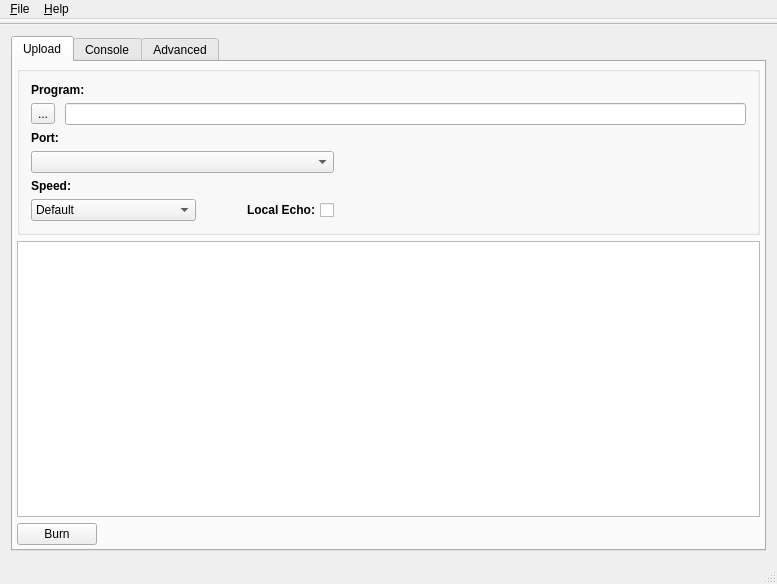
<?xml version="1.0" encoding="UTF-8"?>
<ui version="4.0">
 <class>dspicabootable</class>
 <widget class="QMainWindow" name="dspicabootable">
  <property name="geometry">
   <rect>
    <x>0</x>
    <y>0</y>
    <width>777</width>
    <height>584</height>
   </rect>
  </property>
  <property name="minimumSize">
   <size>
    <width>600</width>
    <height>0</height>
   </size>
  </property>
  <property name="font">
   <font>
    <family>Segoe UI</family>
   </font>
  </property>
  <property name="focusPolicy">
   <enum>Qt::ClickFocus</enum>
  </property>
  <property name="windowTitle">
   <string>dsPICaBootable</string>
  </property>
  <property name="windowIcon">
   <iconset resource="resources.qrc">
    <normaloff>:/icons/chip.png</normaloff>:/icons/chip.png</iconset>
  </property>
  <widget class="QWidget" name="centralWidget">
   <layout class="QVBoxLayout" name="verticalLayout">
    <item>
     <widget class="QTabWidget" name="tabWidget">
      <property name="currentIndex">
       <number>0</number>
      </property>
      <widget class="QWidget" name="tab_upload">
       <attribute name="title">
        <string>Upload</string>
       </attribute>
       <layout class="QVBoxLayout" name="verticalLayout_2">
        <property name="leftMargin">
         <number>4</number>
        </property>
        <property name="topMargin">
         <number>4</number>
        </property>
        <property name="rightMargin">
         <number>4</number>
        </property>
        <property name="bottomMargin">
         <number>4</number>
        </property>
        <item>
         <widget class="QGroupBox" name="groupBox">
          <property name="sizePolicy">
           <sizepolicy hsizetype="Expanding" vsizetype="Fixed">
            <horstretch>0</horstretch>
            <verstretch>0</verstretch>
           </sizepolicy>
          </property>
          <property name="title">
           <string/>
          </property>
          <layout class="QHBoxLayout" name="horizontalLayout">
           <item>
            <layout class="QGridLayout" name="gridLayout">
             <item row="0" column="0" colspan="2">
              <widget class="QLabel" name="label_3">
               <property name="font">
                <font>
                 <weight>75</weight>
                 <bold>true</bold>
                </font>
               </property>
               <property name="text">
                <string>Program:</string>
               </property>
              </widget>
             </item>
             <item row="1" column="0">
              <widget class="QToolButton" name="toolButton_openhex">
               <property name="text">
                <string>...</string>
               </property>
              </widget>
             </item>
             <item row="2" column="0">
              <widget class="QLabel" name="label">
               <property name="font">
                <font>
                 <weight>75</weight>
                 <bold>true</bold>
                </font>
               </property>
               <property name="text">
                <string>Port:</string>
               </property>
              </widget>
             </item>
             <item row="3" column="0" colspan="3">
              <widget class="QComboBox" name="comboBox_port">
               <property name="minimumSize">
                <size>
                 <width>240</width>
                 <height>0</height>
                </size>
               </property>
              </widget>
             </item>
             <item row="3" column="3" colspan="3">
              <spacer name="horizontalSpacer_3">
               <property name="orientation">
                <enum>Qt::Horizontal</enum>
               </property>
               <property name="sizeHint" stdset="0">
                <size>
                 <width>138</width>
                 <height>20</height>
                </size>
               </property>
              </spacer>
             </item>
             <item row="4" column="0" colspan="2">
              <widget class="QLabel" name="label_4">
               <property name="font">
                <font>
                 <weight>75</weight>
                 <bold>true</bold>
                </font>
               </property>
               <property name="text">
                <string>Speed:</string>
               </property>
              </widget>
             </item>
             <item row="5" column="0" colspan="2">
              <widget class="QComboBox" name="comboBox_speed">
               <property name="minimumSize">
                <size>
                 <width>150</width>
                 <height>0</height>
                </size>
               </property>
               <item>
                <property name="text">
                 <string>Default</string>
                </property>
               </item>
               <item>
                <property name="text">
                 <string>300</string>
                </property>
               </item>
               <item>
                <property name="text">
                 <string>1200</string>
                </property>
               </item>
               <item>
                <property name="text">
                 <string>2400</string>
                </property>
               </item>
               <item>
                <property name="text">
                 <string>4800</string>
                </property>
               </item>
               <item>
                <property name="text">
                 <string>9600</string>
                </property>
               </item>
               <item>
                <property name="text">
                 <string>19200</string>
                </property>
               </item>
               <item>
                <property name="text">
                 <string>38400</string>
                </property>
               </item>
               <item>
                <property name="text">
                 <string>115200</string>
                </property>
               </item>
               <item>
                <property name="text">
                 <string>460800</string>
                </property>
               </item>
               <item>
                <property name="text">
                 <string>921600</string>
                </property>
               </item>
              </widget>
             </item>
             <item row="5" column="2">
              <widget class="QCheckBox" name="checkBox_localecho">
               <property name="font">
                <font>
                 <weight>75</weight>
                 <bold>true</bold>
                </font>
               </property>
               <property name="layoutDirection">
                <enum>Qt::RightToLeft</enum>
               </property>
               <property name="text">
                <string>Local Echo:</string>
               </property>
              </widget>
             </item>
             <item row="5" column="3" colspan="3">
              <spacer name="horizontalSpacer_4">
               <property name="orientation">
                <enum>Qt::Horizontal</enum>
               </property>
               <property name="sizeHint" stdset="0">
                <size>
                 <width>118</width>
                 <height>20</height>
                </size>
               </property>
              </spacer>
             </item>
             <item row="1" column="1" colspan="5">
              <widget class="QLineEdit" name="lineEdit_filename">
               <property name="focusPolicy">
                <enum>Qt::ClickFocus</enum>
               </property>
              </widget>
             </item>
            </layout>
           </item>
          </layout>
         </widget>
        </item>
        <item>
         <widget class="QPlainTextEdit" name="plainTextEdit">
          <property name="readOnly">
           <bool>true</bool>
          </property>
         </widget>
        </item>
        <item>
         <layout class="QGridLayout" name="gridLayout_2">
          <item row="0" column="0">
           <widget class="QPushButton" name="pushButton_burn">
            <property name="text">
             <string>Burn</string>
            </property>
           </widget>
          </item>
          <item row="0" column="1">
           <spacer name="horizontalSpacer">
            <property name="orientation">
             <enum>Qt::Horizontal</enum>
            </property>
            <property name="sizeHint" stdset="0">
             <size>
              <width>208</width>
              <height>20</height>
             </size>
            </property>
           </spacer>
          </item>
         </layout>
        </item>
       </layout>
      </widget>
      <widget class="QWidget" name="tab_console">
       <attribute name="title">
        <string>Console</string>
       </attribute>
       <layout class="QVBoxLayout" name="verticalLayout_4" stretch="10">
        <property name="leftMargin">
         <number>4</number>
        </property>
        <property name="topMargin">
         <number>4</number>
        </property>
        <property name="rightMargin">
         <number>4</number>
        </property>
        <property name="bottomMargin">
         <number>4</number>
        </property>
        <item>
         <widget class="Console" name="m_console">
          <property name="font">
           <font>
            <family>Courier New</family>
            <pointsize>14</pointsize>
           </font>
          </property>
         </widget>
        </item>
       </layout>
      </widget>
      <widget class="QWidget" name="tab_advanced">
       <attribute name="title">
        <string>Advanced</string>
       </attribute>
       <widget class="QComboBox" name="comboBox_mpu">
        <property name="geometry">
         <rect>
          <x>30</x>
          <y>110</y>
          <width>180</width>
          <height>21</height>
         </rect>
        </property>
        <property name="minimumSize">
         <size>
          <width>180</width>
          <height>0</height>
         </size>
        </property>
        <property name="maximumSize">
         <size>
          <width>200</width>
          <height>16777215</height>
         </size>
        </property>
        <property name="layoutDirection">
         <enum>Qt::LeftToRight</enum>
        </property>
        <item>
         <property name="text">
          <string>dsPIC33FJ128GP802</string>
         </property>
        </item>
       </widget>
       <widget class="QLabel" name="label_2">
        <property name="geometry">
         <rect>
          <x>30</x>
          <y>88</y>
          <width>32</width>
          <height>16</height>
         </rect>
        </property>
        <property name="text">
         <string>MPU:</string>
        </property>
       </widget>
       <widget class="QCheckBox" name="checkBox_writefuses">
        <property name="geometry">
         <rect>
          <x>30</x>
          <y>140</y>
          <width>115</width>
          <height>19</height>
         </rect>
        </property>
        <property name="text">
         <string>Write fuses</string>
        </property>
       </widget>
       <widget class="QLabel" name="label_5">
        <property name="geometry">
         <rect>
          <x>30</x>
          <y>30</y>
          <width>72</width>
          <height>15</height>
         </rect>
        </property>
        <property name="text">
         <string>Be carful!!</string>
        </property>
       </widget>
      </widget>
     </widget>
    </item>
   </layout>
  </widget>
  <widget class="QMenuBar" name="menuBar">
   <property name="geometry">
    <rect>
     <x>0</x>
     <y>0</y>
     <width>777</width>
     <height>23</height>
    </rect>
   </property>
   <widget class="QMenu" name="menu_File">
    <property name="title">
     <string>&amp;File</string>
    </property>
    <addaction name="action_Open"/>
    <addaction name="actionE_xit"/>
   </widget>
   <widget class="QMenu" name="menu_Help">
    <property name="title">
     <string>&amp;Help</string>
    </property>
    <addaction name="action_About"/>
   </widget>
   <addaction name="menu_File"/>
   <addaction name="menu_Help"/>
  </widget>
  <widget class="QStatusBar" name="statusBar"/>
  <widget class="QToolBar" name="toolBar">
   <property name="maximumSize">
    <size>
     <width>16777215</width>
     <height>6</height>
    </size>
   </property>
   <property name="windowTitle">
    <string>toolBar</string>
   </property>
   <property name="movable">
    <bool>false</bool>
   </property>
   <property name="floatable">
    <bool>false</bool>
   </property>
   <attribute name="toolBarArea">
    <enum>TopToolBarArea</enum>
   </attribute>
   <attribute name="toolBarBreak">
    <bool>false</bool>
   </attribute>
  </widget>
  <action name="action_Open">
   <property name="text">
    <string>&amp;Open</string>
   </property>
  </action>
  <action name="action_About">
   <property name="text">
    <string>&amp;About</string>
   </property>
  </action>
  <action name="actionE_xit">
   <property name="text">
    <string>E&amp;xit</string>
   </property>
  </action>
 </widget>
 <layoutdefault spacing="6" margin="11"/>
 <customwidgets>
  <customwidget>
   <class>Console</class>
   <extends>QPlainTextEdit</extends>
   <header>console.h</header>
  </customwidget>
 </customwidgets>
 <resources>
  <include location="resources.qrc"/>
 </resources>
 <connections>
  <connection>
   <sender>actionE_xit</sender>
   <signal>triggered()</signal>
   <receiver>dspicabootable</receiver>
   <slot>close()</slot>
   <hints>
    <hint type="sourcelabel">
     <x>-1</x>
     <y>-1</y>
    </hint>
    <hint type="destinationlabel">
     <x>374</x>
     <y>215</y>
    </hint>
   </hints>
  </connection>
 </connections>
</ui>
